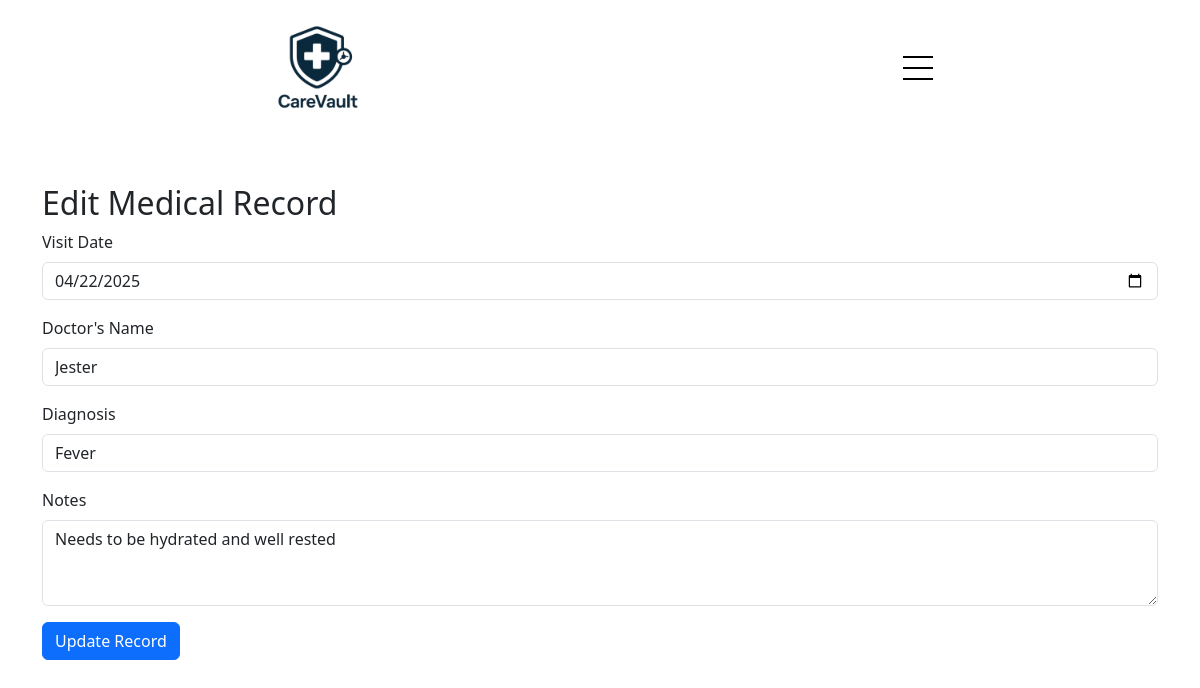
Screenshot of /edit-MedicalRecord.php?id=30 with the database file from the repository.
### tables this page shows
CREATE TABLE `medical_records` (
  `id` int(11) NOT NULL,
  `user_id` int(11) DEFAULT NULL,
  `visit_date` date DEFAULT NULL,
  `doctor_name` varchar(100) DEFAULT NULL,
  `diagnosis` text DEFAULT NULL,
  `medications` text DEFAULT NULL,
  `notes` text DEFAULT NULL
);

### edit-MedicalRecord.php (the view, shortened to what this page needs)
<?php
$record_id = $_GET['id'];
$conn = connection();
$stmt = $conn->prepare("SELECT * FROM medical_records WHERE id = ?");
$stmt->bind_param("i", $record_id);
$stmt->execute();
$result = $stmt->get_result();
$record = $result->fetch_assoc();
?>
<!DOCTYPE html>
<html lang="en">
<head>
    <link href="https://cdn.jsdelivr.net/npm/bootstrap@5.3.3/dist/css/bootstrap.min.css" rel="stylesheet">
</head>
<body>
    <?php include 'navbar.php'; ?>
    <main class="container mt-5">
        <h2>Edit Medical Record</h2>
        <form method="POST">
            <div class="mb-3">
                <label for="visit_date" class="form-label">Visit Date</label>
                <input type="date" name="visit_date" id="visit_date" class="form-control"
                    value="<?= $record['visit_date'] ?>" required>
            </div>
            <div class="mb-3">
                <label for="doctor_name" class="form-label">Doctor's Name</label>
                <input type="text" name="doctor_name" id="doctor_name" class="form-control"
                    value="<?= $record['doctor_name'] ?>" required>
            </div>
            <div class="mb-3">
                <label for="diagnosis" class="form-label">Diagnosis</label>
                <input type="text" name="diagnosis" id="diagnosis" class="form-control"
                    value="<?= $record['diagnosis'] ?>" required>
            </div>
            <div class="mb-3">
                <label for="notes" class="form-label">Notes</label>
                <textarea name="notes" id="notes" class="form-control" rows="3"><?= $record['notes'] ?></textarea>
            </div>
            <button type="submit" name="btn_update" class="btn btn-primary">Update Record</button>
        </form>
    </main>
</body>
</html>

### rows the page displays
medical_records: visit_date "04/22/2025", doctor_name "Jester", diagnosis "Fever", notes "Needs to be hydrated and well rested"
